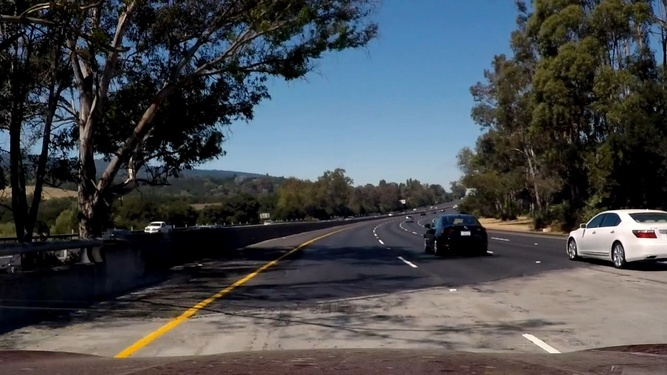
#> input picture jad/data/test_images/YellowUnderShade.jpg, 667 x 375 px, shrunk from 1280 x 720 before the run
$ jupyter execute lanes2.ipynb   (shell and % lines are left out)   (older library calls are emulated)
#> lines starting #> are read from the running program, lines starting #| are printed output that depends on the picture; after the words box and inside, x2 and y2 are one past the last pixel; in counts of white or black regions, pixels touching at a corner belong together
Based on https://github.com/naokishibuya/car-finding-lane-lines

[cell 1]
import matplotlib.pyplot as plt
import cv2
import os, glob
import copy, math
import numpy as np

g_silent = False
g_images_dir = ['test_images', 'more_images'][0]
g_dbg_tags = ['contour']
g_dbg_indices = range(6,10)
g_use_roi = False
g_white_low = [0,200,0]

[cell 2]
def show_images_(images, cmap = None):
    if len(images) == 0:
        return
    cols = 2
    rows = (len(images)+1)//cols
    plt.figure(figsize=(10, 11))
    for i, image in enumerate(images):
        plt.subplot(rows, cols, i+1)
        # use gray scale color map if there is only one channel
        cmap = 'gray' if len(image.shape)==2 else cmap
        plt.imshow(image, cmap=cmap)
        plt.xticks([])
        plt.yticks([])
    plt.tight_layout(pad=0, h_pad=0, w_pad=0)
    plt.show()

def show_images(images, tag, cmap=None):
    if g_dbg_tags is None or tag in g_dbg_tags:
        show_images_([images[x] for x in range(len(images)) if g_dbg_indices is None or x in g_dbg_indices], cmap)
src_images = [plt.imread(path) for path in glob.glob('data/{}/*.jpg'.format(g_images_dir))]
#> src_images = 1 item
show_images(src_images, 'src')

def convert_hls(image):
    return cv2.cvtColor(image, cv2.COLOR_RGB2HLS)
#> returned value: shape (375, 667, 3); mean of channels 0, 1, 2 63.7, 74.2, 72.9
hls_images = list(map(convert_hls, src_images))
#> hls_images = 1 item
show_images(hls_images, 'hls')

def select_white_yellow(hls_image):
    converted = hls_image
    # white color mask
    lower = np.uint8(g_white_low)
    upper = np.uint8([255, 255, 255])
    white_mask = cv2.inRange(converted, lower, upper)
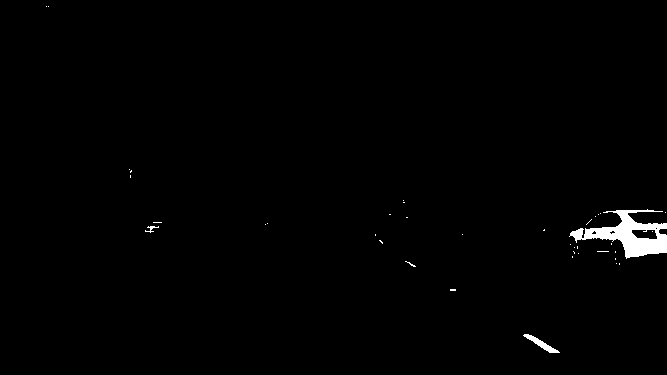
#> white_mask: shape (375, 667); 0.93% white; 39 white regions (36 under 20 px), largest, box (x1, y1, x2, y2) and area: (569, 209, 667, 259) 1993, (523, 334, 560, 353) 196, (145, 226, 159, 233) 36
    # yellow color mask
    lower = np.uint8([ 10,   0, 100])
    upper = np.uint8([ 40, 255, 255])
    yellow_mask = cv2.inRange(converted, lower, upper)
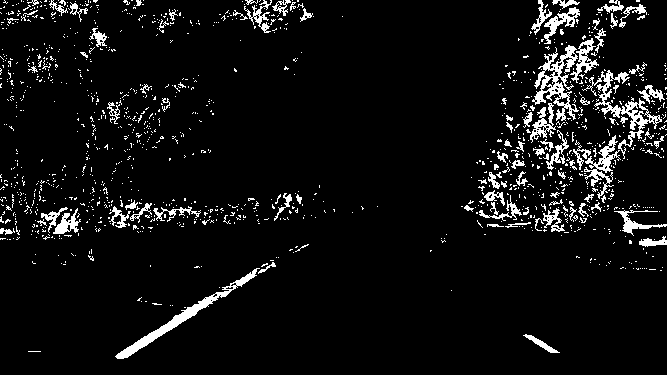
#> yellow_mask: shape (375, 667); 6.4% white; 1264 white regions (1167 under 20 px), largest, box (x1, y1, x2, y2) and area: (532, 45, 579, 121) 1243, (115, 268, 260, 359) 1219, (582, 70, 662, 159) 1170
    # combine the mask
    mask = cv2.bitwise_or(white_mask, yellow_mask)
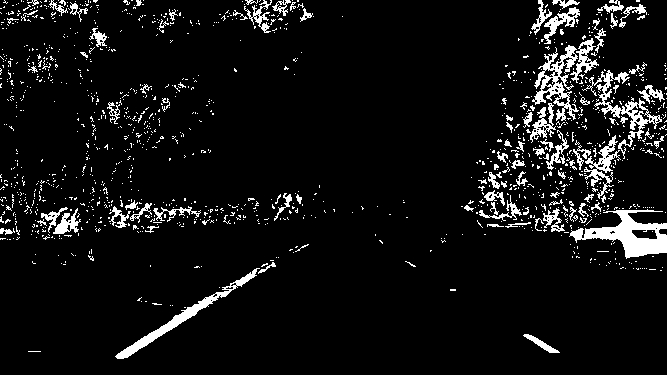
#> mask: shape (375, 667); 7.1% white; 1280 white regions (1183 under 20 px), largest, box (x1, y1, x2, y2) and area: (569, 209, 667, 259) 1994, (532, 45, 579, 121) 1243, (115, 268, 260, 359) 1219
    return cv2.bitwise_and(hls_image, hls_image, mask = mask)
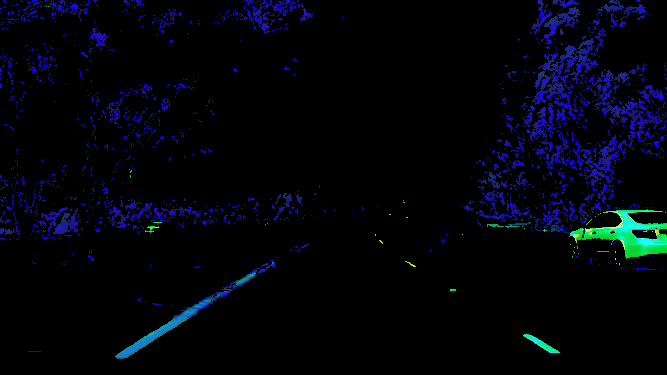
#> returned value: shape (375, 667, 3); mean of channels 0, 1, 2 1.7, 3.7, 11.5; drawn as R, G, B

white_yellow_images = list(map(select_white_yellow, hls_images))
#> white_yellow_images = 1 item
show_images(white_yellow_images, 'white_yellow')

def convert_gray_scale(image):
    return cv2.cvtColor(image, cv2.COLOR_RGB2GRAY)
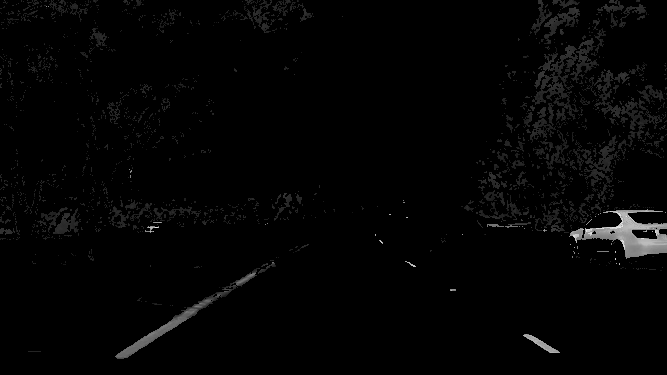
#> returned value: shape (375, 667); min 0, max 229, mean 4

gray_images = list(map(convert_gray_scale, white_yellow_images))
#> gray_images = 1 item
show_images(gray_images, 'gray')

def apply_smoothing(image, kernel_size=15):
#> called with kernel_size = 15
    return cv2.GaussianBlur(image, (kernel_size, kernel_size), 0)

blurred_images = list(map(lambda image: apply_smoothing(image), gray_images))
#> blurred_images = 1 item
show_images(blurred_images, 'blurred')

if True:
    contour_images = []
    for i, img in enumerate(blurred_images):
        img2, contours, hierarchy = cv2.findContours(img,cv2.RETR_TREE,cv2.CHAIN_APPROX_SIMPLE)
        #print len(contours)
        if False:
            contour_images.append(cv2.drawContours(white_yellow_images[i], contours, -1, (0,255,0), 3))
        else:
            if i not in g_dbg_indices:
                contour_images.append(img2)
                continue
            g_plot_hist = False
            # [37 lines left out: function contour_is_lane, not called in this run]
            filter_len = 0
            tgt = copy.copy(src_images[i])
            for contour in [x for x in contours[:] if len(x) > filter_len]:
                is_lane = contour_is_lane(contour)
                col = [int(x*255) for x in np.random.rand(3,1)]
                col = [255,255,255] if is_lane else [255,0,0]
                #tgt = copy.copy(white_yellow_images[i])
                if False:
                    for pt in contour:
                        cv2.circle(tgt, tuple(pt[0]), 6, col)
                else:
                    tgt = cv2.drawContours(tgt, [contour], -1, col, 3)
                #show_images_([tgt])
            contour_images.append(tgt)
#> this loop made 1 pass
#> after the loop, contour_images = 1 item
    show_images(contour_images, 'contour')

def detect_edges(image, low_threshold=50, high_threshold=150):
#> called with low_threshold = 50, high_threshold = 150
    return cv2.Canny(image, low_threshold, high_threshold)
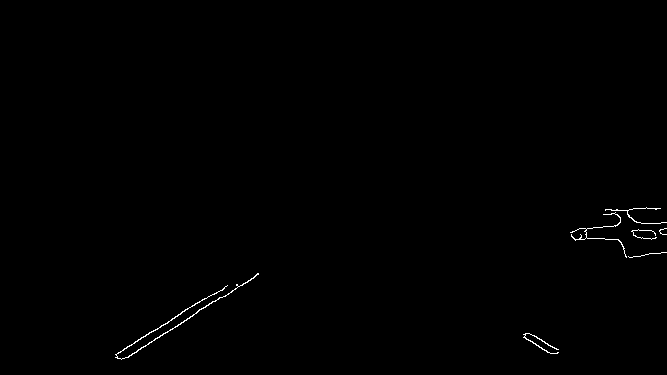
#> returned value: shape (375, 667); 0.36% white in thin lines or dots, all inside (x1, y1, x2, y2) = (115, 207, 667, 360)

edge_images = list(map(lambda image: detect_edges(image), blurred_images))
#> edge_images = 1 item
show_images(edge_images, 'edge')
